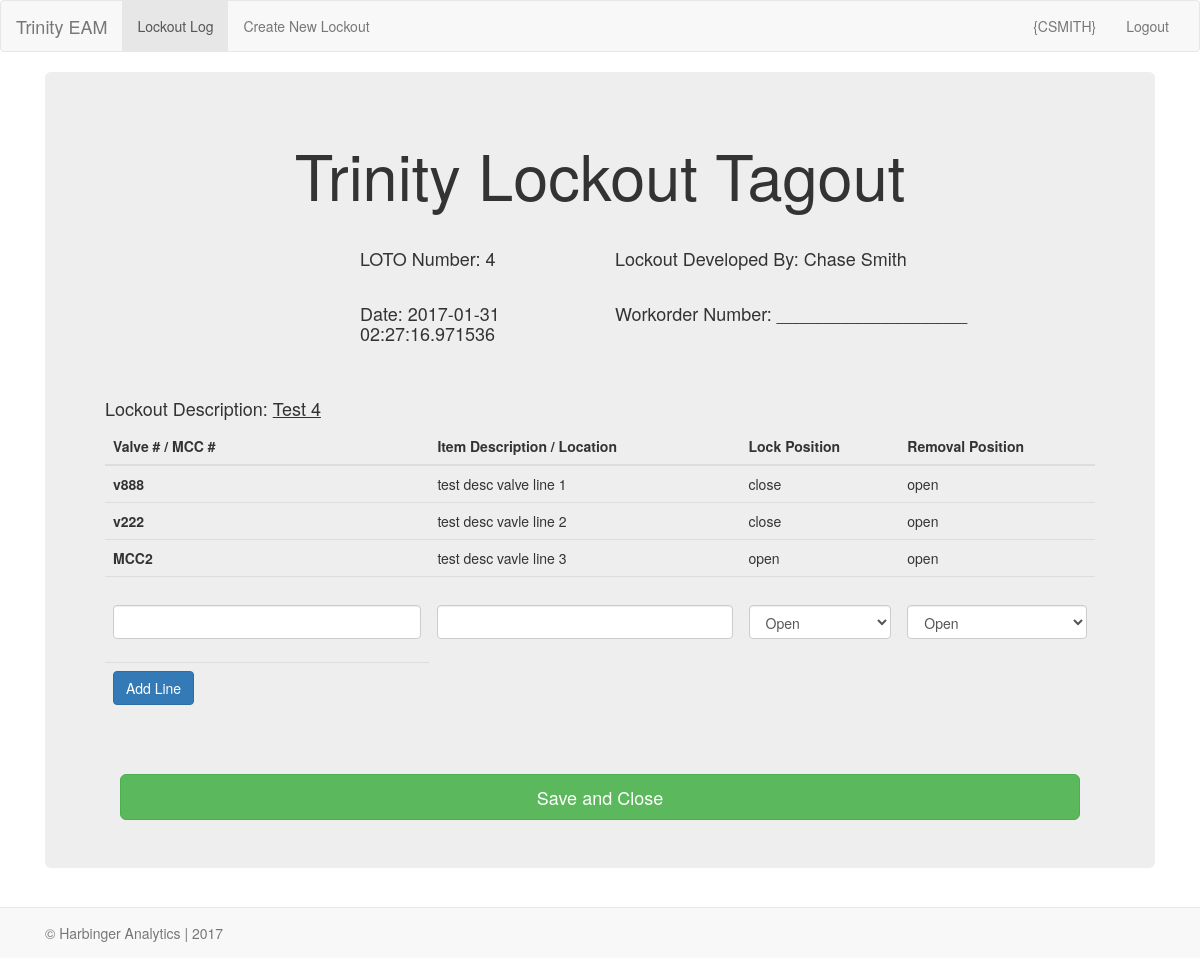
The app's page /save_lockout with its own data.
### models.py (models this page shows, shortened)
class Lockout(db.Model):
    __tablename__="lockout"
    id=db.Column(db.Integer, primary_key=True)
    lockout_description=db.Column(db.String(200), nullable=False)
    lockout_author = db.relationship('User', backref=db.backref('lockout_author', lazy='dynamic'))
    user_id=db.Column('user_id', db.Integer, db.ForeignKey('user.id'))
    filename=db.Column(db.String(300), nullable=True)
    status=db.Column(db.Boolean(), default=True)
    goggles=db.Column(db.Boolean(), default=False)
    faceshield=db.Column(db.Boolean(),default=False)
    fullface=db.Column(db.Boolean(), default=False)
    dustmask=db.Column(db.Boolean(), default=False)
    leathergloves=db.Column(db.Boolean(), default=False)
    saranax=db.Column(db.Boolean(), default=False)
    nitrilegloves=db.Column(db.Boolean(), default=False)
    chemicalgloves=db.Column(db.Boolean(), default=False)
    chemicalsuit=db.Column(db.Boolean(),default=False)
    tyrex=db.Column(db.Boolean(),default=False)
    rubberboots=db.Column(db.Boolean(),default=False)
    sar=db.Column(db.Boolean(),default=False)
    data=db.Column(db.LargeBinary(),nullable=True)
    date=db.Column(db.DateTime)
    ppe=db.Column(db.String(50), nullable=True)

class User(db.Model):
    __tablename__="user"
    id=db.Column(db.Integer, primary_key=True)
    username=db.Column(db.String(20), unique=True)
    first_name=db.Column(db.String(20), nullable=False)
    last_name=db.Column(db.String(20), nullable=False)
    position=db.Column(db.String(50), nullable=False)

class Lockout_Line(db.Model):
    __tablename__="lockout_line"
    id=db.Column(db.Integer, primary_key=True)
    valve_number=db.Column(db.String(10), nullable=False)
    line_description=db.Column(db.String(50), nullable=True)
    lock_position=db.Column(db.String(10), nullable=False)
    removal_position=db.Column(db.String(10), nullable=False)
    lockout=db.relationship('Lockout', backref=db.backref('lockout', lazy='dynamic'))
    lockout_id=db.Column('lockout_id', db.Integer, db.ForeignKey('lockout.id'))

### app.py (the view)
@app.route('/save_lockout', methods=['POST', 'GET'])
def save_lockout():
    all_lockout=db.session.query(Lockout).all()
    this_lockout=all_lockout[-1]
    lockout_line_form=LockoutLineForm(request.form)
    lockout_lines=this_lockout.lockout
    if request.method == 'POST':
        new_lockout_line=Lockout_Line(valve_number=lockout_line_form.valve_number.data,
                        line_description=lockout_line_form.line_description.data,
                        lock_position=lockout_line_form.lock_position.data,
                        removal_position=lockout_line_form.removal_position.data,
                        lockout=this_lockout)
        db.session.add(new_lockout_line)
        db.session.commit()
        return redirect(url_for('save_lockout'))
    else:
        return render_template('save_lockout.html', this_lockout=this_lockout, lockout_line_form=lockout_line_form, lockout_lines=lockout_lines)

### forms.py
class LockoutLineForm(Form):
    valve_number=StringField(u'',validators=[InputRequired(), Length(max=10)])
    line_description=StringField(u'',validators=[Length(max=50)])
    lock_position=SelectField(u'', choices=[('open','Open'),('close','Close')])
    removal_position=SelectField(u'', choices=[('open','Open'),('close','Close')])

### templates/save_lockout.html (shortened to what this page needs)
{% extends "base.html" %}
{% import "bootstrap/wtf.html" as wtf %}
{% block content %}
<div class="container-fluid">
  <div class="jumbotron">
    <div class="text-center">
      <h1> Trinity Lockout Tagout </h1>
    </div>
      <br>
      <div class="row">
        <div class="col-xs-3 col-xs-offset-3 form-group">
          <h4> LOTO Number: {{ this_lockout.id }} </h4>
        </div>
        <div class="col-xs-6 form-group">
          <h4>Lockout Developed By: {{ this_lockout.lockout_author.first_name }} {{ this_lockout.lockout_author.last_name }}</h4>
        </div>
        <div class="col-xs-3 col-xs-offset-3 form-group">
          <h4>Date: {{ this_lockout.date }}</h4>
        </div>
        <div class="col-xs-6 form-group">
          <h4>Workorder Number: ___________________</h4>
        </div>
      </div>
    <br>
    <div class="row">
      <div class="col-xs-12">
        <h4>Lockout Description: <u>{{ this_lockout.lockout_description }}</u></h4>
      </div>
    </div>
      <table class="table" id="lines_table">
        <thead>
          <tr>
            <th>Valve # / MCC #</th>
            <th>Item Description / Location</th>
            <th>Lock Position</th>
            <th>Removal Position</th>
          </tr>
        </thead>
        <tbody>
          {% for each in lockout_lines %}
              <tr>
                <th scope="row">{{ each.valve_number}}</th>
                  <td>{{ each.line_description }}</td>
                  <td>{{ each.lock_position }}</td>
                  <td>{{ each.removal_position }}</td>
              </tr>
          {% endfor %}
        <form  method="POST" action="/save_lockout">
          <tr>
            <th scope="row">{{ wtf.form_field(lockout_line_form.valve_number) }}</th>
              <td>{{ wtf.form_field(lockout_line_form.line_description) }}</td>
              <td>{{ wtf.form_field(lockout_line_form.lock_position) }}</td>
              <td>{{ wtf.form_field(lockout_line_form.removal_position) }}</td>
          </tr>
          <tr>
            <th><button class="btn btn-primary" type="submit">Add Line</button></th>
          </tr>
        </tbody>
      </table>
    <div class="container">
      <hr>
      <a class="btn btn-success btn-lg btn-block" href="/" role="button">Save and Close</a>
    </diV>
  </div>
</div>
{% endblock %}

### templates/base.html (shortened to what this page needs)
<!DOCTYPE html>
<html>
  <head>
    {% block head %}
    <link href="{{ url_for('static', filename='bootstrap.min.css') }}" rel="stylesheet">
    <link href="{{ url_for('static', filename='style.css') }}" rel="stylesheet">
    {% endblock %}
  </head>
  <body>
  <nav class="navbar navbar-default">
  <div class="container-fluid">
    <div class="navbar-header">
      <a class="navbar-brand" href="/">Trinity EAM</a>
    </div>
    <div class="collapse navbar-collapse">
      <ul class="nav navbar-nav">
        <li class="active"><a href="/">Lockout Log <span class="sr-only">(current)</span></a></li>
        <li><a href="/lockout">Create New Lockout</a></li>
      </ul>
      <ul class="nav navbar-nav navbar-right">
        <li><a href="/user">{CSMITH}</a></li>
        <li><a href="/logout">Logout</a></li>
      </ul>
    </div>
  </div>
</nav>
    <div class="container"   style="margin-bottom: 60px;">
      {% block content %}{% endblock %}
    </div>
    <div class="navbar navbar-default navbar-fixed-bottom" role="navigation"  style="margin-bottom: 0px;" >
    	<div class="container">
    		<p class ="navbar-text"> &copy; Harbinger Analytics | 2017</p>
    	</div>
    </div>
  </body>
</html>

### static/style.css (style rules this page uses)
hr { background-color: blue; }

### records on screen
Lockout: id "4", date "2017-01-31 02:27:16.971536", lockout_description "Test 4"
User: lockout_author.first_name "Chase", lockout_author.last_name "Smith"
Lockout_Line: valve_number "v888", line_description "test desc valve line 1", lock_position "close", removal_position "open"
Lockout_Line: valve_number "v222", line_description "test desc vavle line 2", lock_position "close", removal_position "open"
Lockout_Line: valve_number "MCC2", line_description "test desc vavle line 3", lock_position "open", removal_position "open"
